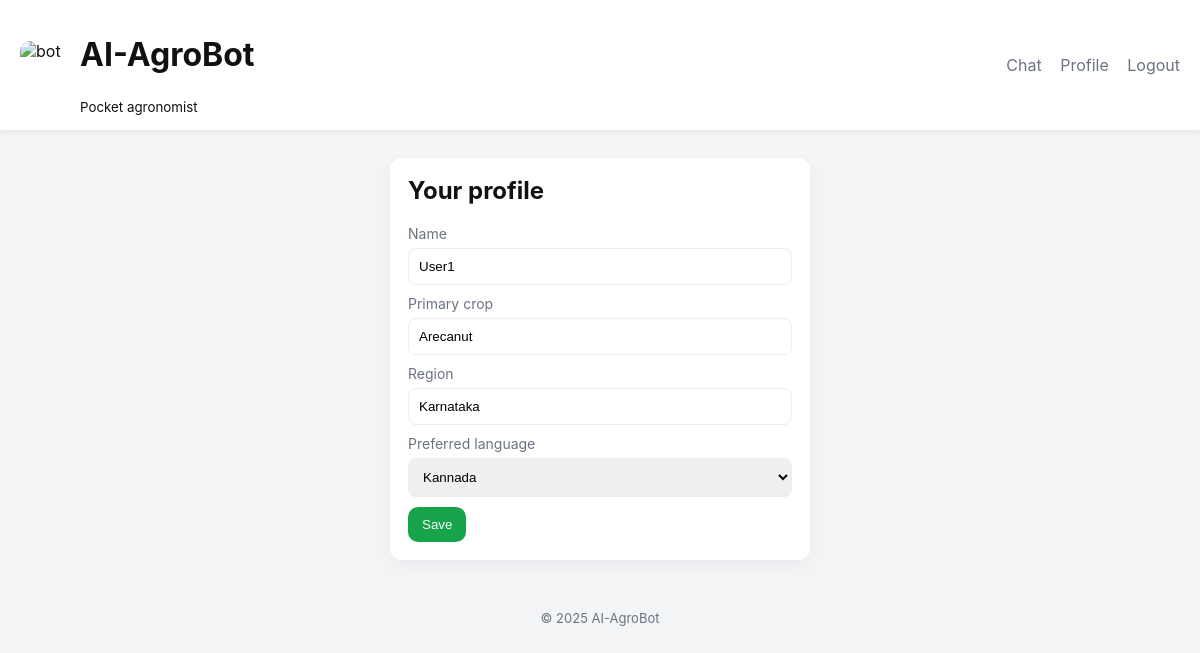
Page /profile (signed in) on the committed database.
### database.py (models this page shows)
class User(UserMixin, db.Model):
    __tablename__ = "users"
    id = db.Column(db.Integer, primary_key=True)
    email = db.Column(db.String(200), unique=True, nullable=False)
    password = db.Column(db.String(200), nullable=False)
    name = db.Column(db.String(100))
    role = db.Column(db.String(20), default="farmer")
    primary_crop = db.Column(db.String(100))
    region = db.Column(db.String(100))
    preferred_language = db.Column(db.String(20), default="en")

### app.py (the view, shortened to what this page needs)
@app.route("/profile", methods=["GET", "POST"])
@login_required
def profile():
    return render_template("profile.html")

### app.py (called while the page is built)
@login_manager.user_loader
def load_user(user_id):
    return db.session.get(User, int(user_id))

### templates/profile.html (shortened to what this page needs)
{% extends "base.html" %}
{% block content %}
<div class="auth-card">
  <h2>Your profile</h2>
  <form method="post">
    <label>Name<input name="name" value="{{ current_user.name or '' }}"></label>
    <label>Primary crop<input name="primary_crop" value="{{ current_user.primary_crop or '' }}"></label>
    <label>Region<input name="region" value="{{ current_user.region or '' }}"></label>
    <label>Preferred language<select name="preferred_language"><option value="ka" {% if current_user.preferred_language=='ka' %}selected{% endif %}>Kannada</option></select></label>
    <div class="actions"><button class="btn" type="submit">Save</button></div>
  </form>
</div>
{% endblock %}

### static/style.css (style rules this page uses)
:root { --brand: #16a34a; --muted: #6b7280; --bg: #f3f4f6; --card: #ffffff; }
* { box-sizing: border-box; }
body { font-family: Inter, system-ui, Segoe UI, Roboto, Arial; margin: 0; background: var(--bg); color: #111; }
.btn, button { background: var(--brand); color: white; border: none; padding: 10px 14px; border-radius: 10px; cursor: pointer; transition: background 0.2s ease; }
.auth-card { max-width: 420px; margin: 24px auto; background: var(--card); padding: 18px; border-radius: 12px; box-shadow: 0 6px 18px rgba(16, 24, 40, 0.04); }
.auth-card h2 { margin-top: 0; }
.auth-card label { display: block; margin-bottom: 10px; color: var(--muted); font-size: 14px; }
.auth-card input, .auth-card select, textarea { width: 100%; padding: 10px; border-radius: 8px; border: 1px solid #e6eef8; margin-top: 6px; }
.actions { display: flex; align-items: center; gap: 10px; margin-top: 10px; }

### rows in the picture
User: name "User1", primary_crop "Arecanut", region "Karnataka", preferred_language "Kannada"
